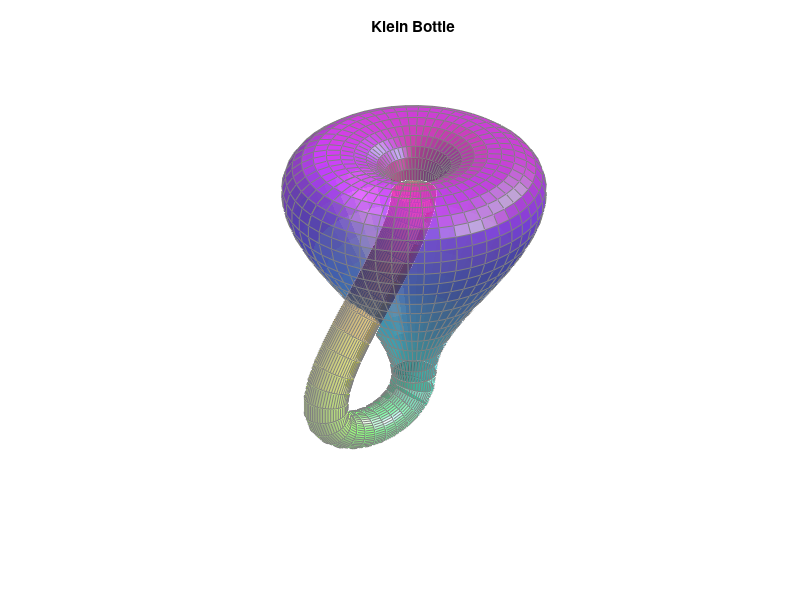

Recreate this plot in MATLAB.
n = 25;
a = .2;                         % the diameter of the small tube
c = .6;                         % the diameter of the bulb
t1 = pi/4 : pi/n : 5*pi/4;      % parameter along the tube
t2 = 5*pi/4 : pi/n : 9*pi/4;    % angle around the tube
u  = pi/2 : pi/n : 5*pi/2;
[X,Z1] = meshgrid(t1,u);
[Y,Z2] = meshgrid(t2,u);

% The handle
len = sqrt(sin(X).^2 + cos(2*X).^2);
x1 = c*ones(size(X)).*(cos(X).*sin(X) ...
    - 0.5*ones(size(X))+a*sin(Z1).*sin(X)./len);
y1 = a*c*cos(Z1).*ones(size(X));
z1 = ones(size(X)).*cos(X) + a*c*sin(Z1).*cos(2*X)./len;
handleHndl=surf(x1,y1,z1,X);
set(handleHndl,'EdgeColor',[.5 .5 .5])
hold on

% The bulb
r = sin(Y) .* cos(Y) - (a + 1/2) * ones(size(Y));
x2 = c * sin(Z2) .* r;
y2 = - c * cos(Z2) .* r;
z2 = ones(size(Y)) .* cos(Y);
bulbHndl=surf(x2,y2,z2,Y);
set(bulbHndl,'EdgeColor',[.5 .5 .5])

colormap(hsv)
axis vis3d
view(-37,30)
title("Klein Bottle")
axis off
light('Position',[2 -4 5])
light

% Transperancy 
shading faceted;
set(handleHndl,'CData',X);
set(bulbHndl,'CData',Y);
set([handleHndl bulbHndl], ...
    'EdgeColor',[.5 .5 .5], ...
    'FaceAlpha',.5);

hold off
